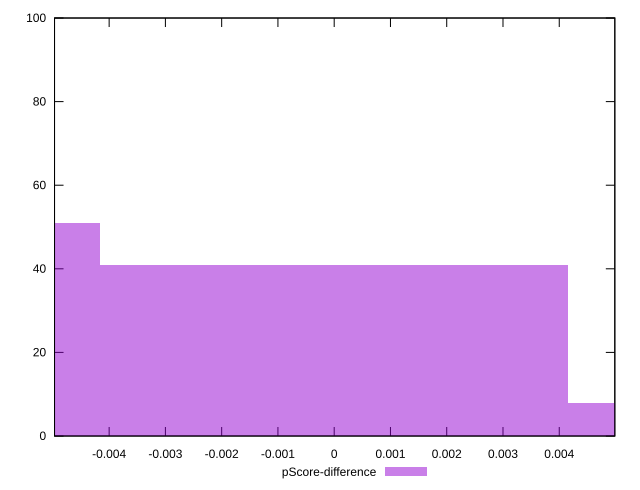

This chart was generated by the following gnuplot code:
reset

$pScoreDifference <<EOF
-0.008326951077957227 51
0 41
0.008326951077957227 8
EOF

set key outside below
set boxwidth 0.008326951077957227
set xrange [-0.004970561923826389:0.004987681069830607]
set yrange [0:100]
set trange [0:100]
set style fill transparent solid 0.5 noborder
set terminal svg size 640, 490 enhanced background rgb 'white'
set output "report_00017_2021-02-10T15-08-03.406Z/first-cpu-idle/samples/pages+cached+noadtech/pScore-difference/histogram.svg"

plot $pScoreDifference title "pScore-difference" with boxes

reset
